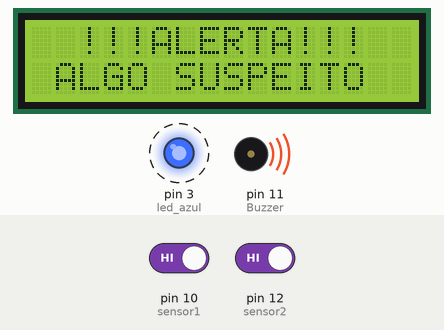
Bench run of a sketch on a simulated Arduino Uno, built with avr-gcc and run on an emulated ATmega328P. Parts: 16×2 character LCD, output pins drawn as LEDs (lit = HIGH), buzzer (waves = sounding, pin HIGH). Dashed ring = blinking. The test bench sets the inputs (shaded band); at power-on: pin 10 (sensor1) HIGH, pin 12 (sensor2) HIGH.

Above: at 1.2 s.
1.3 s: pin 10 (sensor1) driven LOW and pin 12 (sensor2) driven LOW
At 2.5 s:
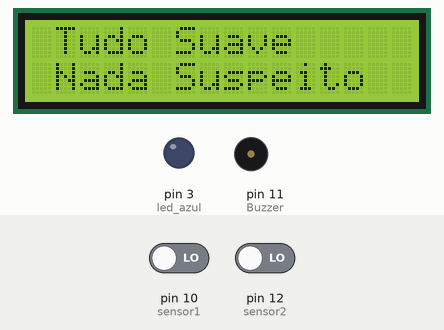
3.0 s: pin 10 (sensor1) driven HIGH
At 3.18 s:
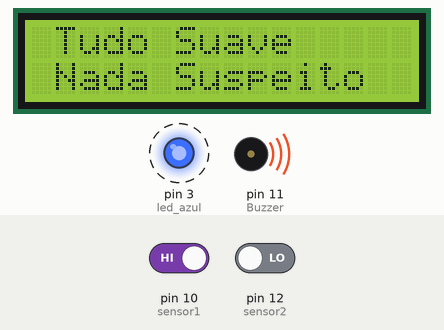
4.5 s: pin 10 (sensor1) driven LOW
At 5.7 s:
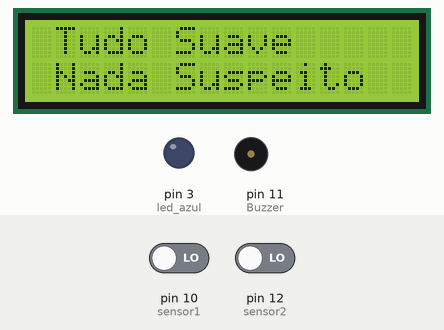
6.0 s: pin 12 (sensor2) driven HIGH
At 6.93 s:
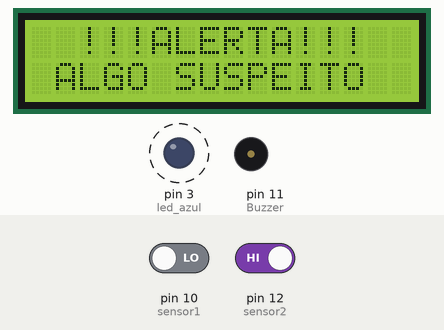
Timing chart, 0 to 9.8 s (numbered marks = the images above; inputs shaded):
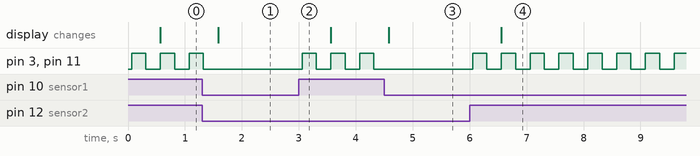

The sketch:

sensor_de_presen_a_com_piezo_led_lcd_e_potenci_metro1.ino
```cpp
#define sensor1 10
#define sensor2 12
#define led_azul 3
#define Buzzer 11
#include <LiquidCrystal.h>

int acionamento1;
int acionamento2;
int tempo1 = 250;
int tempo2 = 500;

LiquidCrystal lcd(9, 8, 7, 6, 5, 4);

void setup(){
  pinMode(sensor1, INPUT);
  pinMode(sensor2, INPUT);
  pinMode(led_azul, OUTPUT);
  pinMode(Buzzer, OUTPUT);
  lcd.begin(16, 2);
}

void loop(){
  acionamento1 = digitalRead(sensor1);
  acionamento2 = digitalRead(sensor2);

  if(acionamento1 == LOW && acionamento2 == LOW){
  suave();
  digitalWrite(Buzzer, LOW);
  }else{
  alerta();
  }
}

void suave(){
  lcd.clear();
  lcd.setCursor(1, 0);
  lcd.print("Tudo Suave");
  lcd.setCursor(1, 1);
  lcd.print("Nada Suspeito");
  delay(100);
}

void alerta(){
  piscapisca();
  lcd.clear();
  lcd.setCursor(2, 0);
  lcd.print("!!!ALERTA!!!");
  lcd.setCursor(1, 1);
  lcd.print("ALGO SUSPEITO");
}

void piscapisca(){
  digitalWrite(led_azul, HIGH);
  digitalWrite(Buzzer, HIGH);
  delay(tempo1);
  digitalWrite(led_azul, LOW);
  digitalWrite(Buzzer, LOW);
  delay(tempo1);
}
```

Measured:
- after the input at 1.3 s, pin 3 (led_azul), pin 11 (Buzzer): goes on until 1.3 s, then stays LOW; the display: changes after 0.29 s (image 1)
- after the input at 3.0 s, pin 3 (led_azul), pin 11 (Buzzer): alternates HIGH for 0.25 s and LOW for 0.26 s, starting after 0.06 s
- after the input at 4.5 s, pin 3 (led_azul), pin 11 (Buzzer): stops changing and stays LOW; the display: changes after 0.08 s (image 3)
- after the input at 6.0 s, pin 3 (led_azul), pin 11 (Buzzer): alternates HIGH for 0.25 s and LOW for 0.26 s, starting after 0.05 s; the display: changes after 0.56 s (image 4)
- by itself, pin 3 (led_azul), pin 11 (Buzzer): alternates HIGH for 0.25 s and LOW for 0.26 s
